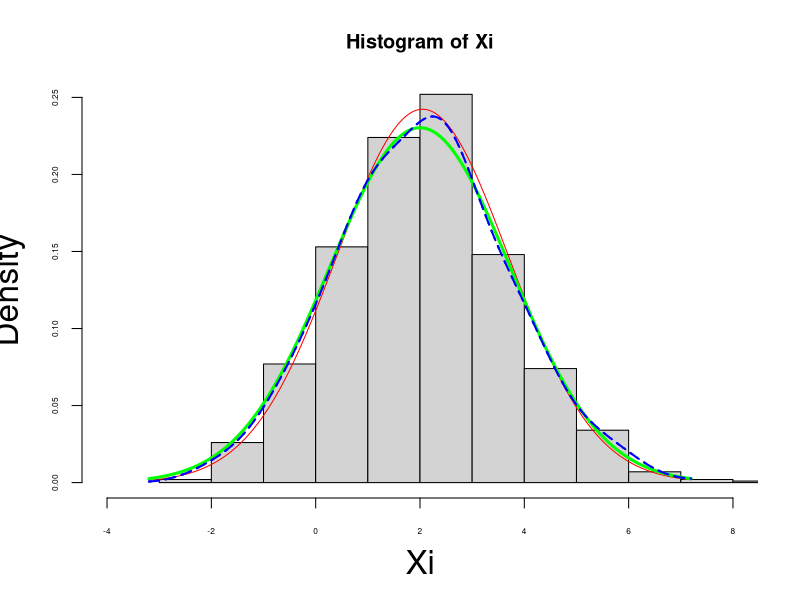

R code for this plot:
n <- 1000
mu <- 2
s2 <- 3

# gen a vector of sample data from normal distribution
Xi <-rnorm(n, mu, sd = sqrt(s2))

# plot the hist
hist(Xi, freq=FALSE, 
     xlim = c(-6+mu, 6+mu), ylim = c(0,0.25),
     cex.axis = 0.5, cex.lab= 2) # non-parametrix which mean

mu.hat <- mean(Xi)
s2.hat <- var(Xi)
# to add a true line of normal distribution to compare to the estimated line
x <- seq(-3*sqrt(s2)+mu,3*sqrt(s2)+mu,length.out=200)
# use dnorm to draw line based on the estimated mu 
# we need to compare the empirical and the true mu
lines(x, dnorm(x, mean = mu.hat, sd = sqrt(s2.hat)),col="red") # parametric estimator

# true(underlying) density
lines(x, dnorm(x, mean = mu, sd = sqrt(s2)),col="green", lwd=3)

h <- 0.5   # change from .25 to 0.5 
# r have a default value  refer to Vebables and Ripley(2002).
# see p46 for more details
# the larger the smoother
# try density function
f.hat <- density(Xi, n=200, 
                 from = -3*sqrt(s2)+mu, to= 3*sqrt(s2)+mu, 
                 bw = h)
x.fhat <-  f.hat$x
y.fhat <- f.hat$y # non-parametric estimator
# -----------
lines(x.fhat, y.fhat, col="blue", lty=2,lwd=2)

f.hat <- density(Xi, n=200, 
                 from = -3*sqrt(s2)+mu, to= 3*sqrt(s2)+mu, 
                 bw = h, kernel="epanechnikov")

lines(x.fhat, y.fhat, col="blue", lty=3,lwd=2)



